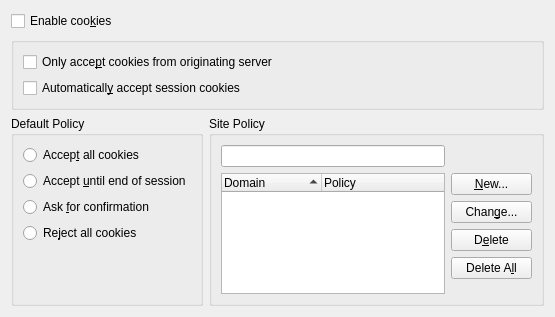
<?xml version="1.0" encoding="UTF-8"?>
<ui version="4.0">
 <class>KCookiePoliciesUI</class>
 <widget class="QWidget" name="KCookiePoliciesUI">
  <property name="geometry">
   <rect>
    <x>0</x>
    <y>0</y>
    <width>555</width>
    <height>317</height>
   </rect>
  </property>
  <layout class="QGridLayout" name="gridLayout_2">
   <item row="0" column="0">
    <widget class="QCheckBox" name="cbEnableCookies">
     <property name="whatsThis">
      <string>&lt;qt&gt;
&lt;p&gt;Enable cookie support. Normally you will want to have cookie support enabled and customize it to suit your privacy needs.&lt;/p&gt;&lt;p&gt;
Please note that disabling cookie support might make many web sites unbrowsable.&lt;/p&gt;
&lt;/qt&gt;</string>
     </property>
     <property name="text">
      <string>Enable coo&amp;kies</string>
     </property>
    </widget>
   </item>
   <item row="1" column="0" colspan="2">
    <widget class="QGroupBox" name="bgPreferences">
     <layout class="QVBoxLayout">
      <item>
       <widget class="QCheckBox" name="cbRejectCrossDomainCookies">
        <property name="whatsThis">
         <string>&lt;qt&gt;
Reject the so called third-party cookies. These are cookies that originate from a site other than the one you are currently browsing. For example, if you visit &lt;b&gt;www.foobar.com&lt;/b&gt; while this option is on, only cookies that originate from www.foobar.com will be processed per your settings. Cookies from any other site will be rejected. This reduces the chances of site operators compiling a profile about your daily browsing habits.
&lt;/qt&gt;</string>
        </property>
        <property name="text">
         <string>Only acce&amp;pt cookies from originating server</string>
        </property>
       </widget>
      </item>
      <item>
       <widget class="QCheckBox" name="cbAutoAcceptSessionCookies">
        <property name="whatsThis">
         <string>&lt;p&gt;
Automatically accept temporary cookies meant to expire at the end of the current session. Such cookies will not be stored in your computer's hard drive or storage device. Instead, they are deleted when you close all applications (e.g. your browser) that use them.&lt;/p&gt;&lt;p&gt;&lt;u&gt;NOTE&lt;/u&gt; Checking this option overrides your default as well as site specific cookie policies for session cookies.&lt;/p&gt;</string>
        </property>
        <property name="text">
         <string>Automaticall&amp;y accept session cookies</string>
        </property>
       </widget>
      </item>
     </layout>
    </widget>
   </item>
   <item row="2" column="0">
    <widget class="QGroupBox" name="bgDefault">
     <property name="whatsThis">
      <string>&lt;qt&gt;
Determines how cookies received from a remote machine will be handled: 
&lt;ul&gt;
&lt;li&gt;&lt;b&gt;Ask&lt;/b&gt; will cause KDE to ask for your confirmation whenever a server wants to set a cookie.&lt;/li&gt;
&lt;li&gt;&lt;b&gt;Accept&lt;/b&gt; will cause cookies to be accepted without prompting you.&lt;/li&gt;
&lt;li&gt;&lt;b&gt;Accept until end of session&lt;/b&gt; will cause cookies to be accepted but they will expire at the end of the session.&lt;/li&gt;
&lt;li&gt;&lt;b&gt;Reject&lt;/b&gt; will cause the cookiejar to refuse all cookies it receives.&lt;/li&gt;
&lt;/ul&gt;&lt;p&gt;
&lt;u&gt;NOTE:&lt;/u&gt; Domain specific policies, which can be set below, always take precedence over the default policy.&lt;/p&gt;
&lt;/qt&gt;</string>
     </property>
     <property name="title">
      <string>Default Policy</string>
     </property>
     <layout class="QVBoxLayout">
      <item>
       <widget class="QRadioButton" name="rbPolicyAccept">
        <property name="text">
         <string>Accep&amp;t all cookies</string>
        </property>
       </widget>
      </item>
      <item>
       <widget class="QRadioButton" name="rbPolicyAcceptForSession">
        <property name="text">
         <string>Accept &amp;until end of session</string>
        </property>
       </widget>
      </item>
      <item>
       <widget class="QRadioButton" name="rbPolicyAsk">
        <property name="text">
         <string>Ask &amp;for confirmation</string>
        </property>
       </widget>
      </item>
      <item>
       <widget class="QRadioButton" name="rbPolicyReject">
        <property name="text">
         <string>Re&amp;ject all cookies</string>
        </property>
       </widget>
      </item>
      <item>
       <spacer name="verticalSpacer">
        <property name="orientation">
         <enum>Qt::Vertical</enum>
        </property>
        <property name="sizeHint" stdset="0">
         <size>
          <width>20</width>
          <height>40</height>
         </size>
        </property>
       </spacer>
      </item>
     </layout>
    </widget>
   </item>
   <item row="2" column="1">
    <widget class="QGroupBox" name="gbDomainSpecific">
     <property name="whatsThis">
      <string>&lt;qt&gt;
To add a new policy, simply click on the &lt;b&gt;Add...&lt;/b&gt; button and supply the necessary information. To change an existing policy, use the &lt;b&gt;Change...&lt;/b&gt; button and choose the new policy from the policy dialog box. Clicking on the &lt;b&gt;Delete&lt;/b&gt; button will remove the currently selected policy causing the default policy setting to be used for that domain, whereas &lt;b&gt;Delete All&lt;/b&gt; will remove all the site specific policies.
&lt;/qt&gt;</string>
     </property>
     <property name="title">
      <string>Site Policy</string>
     </property>
     <layout class="QGridLayout" name="gridLayout">
      <item row="0" column="0">
       <widget class="KTreeWidgetSearchLine" name="kListViewSearchLine">
        <property name="enabled">
         <bool>true</bool>
        </property>
        <property name="toolTip">
         <string>Search interactively for domains</string>
        </property>
        <property name="clickMessage">
         <string>Search</string>
        </property>
       </widget>
      </item>
      <item row="1" column="0" rowspan="5">
       <widget class="QTreeWidget" name="policyTreeWidget">
        <property name="whatsThis">
         <string>&lt;qt&gt;
List of sites for which you have set a specific cookie policy. Specific policies override the default policy setting for these sites.
&lt;/qt&gt;</string>
        </property>
        <property name="selectionMode">
         <enum>QAbstractItemView::ExtendedSelection</enum>
        </property>
        <property name="rootIsDecorated">
         <bool>false</bool>
        </property>
        <property name="sortingEnabled">
         <bool>true</bool>
        </property>
        <property name="allColumnsShowFocus">
         <bool>true</bool>
        </property>
        <column>
         <property name="text">
          <string>Domain</string>
         </property>
        </column>
        <column>
         <property name="text">
          <string>Policy</string>
         </property>
        </column>
       </widget>
      </item>
      <item row="1" column="1">
       <widget class="KPushButton" name="pbNew">
        <property name="text">
         <string>&amp;New...</string>
        </property>
       </widget>
      </item>
      <item row="2" column="1">
       <widget class="KPushButton" name="pbChange">
        <property name="text">
         <string>Chan&amp;ge...</string>
        </property>
       </widget>
      </item>
      <item row="3" column="1">
       <widget class="KPushButton" name="pbDelete">
        <property name="text">
         <string>D&amp;elete</string>
        </property>
       </widget>
      </item>
      <item row="4" column="1">
       <widget class="KPushButton" name="pbDeleteAll">
        <property name="text">
         <string>Delete A&amp;ll</string>
        </property>
       </widget>
      </item>
      <item row="5" column="1">
       <spacer>
        <property name="orientation">
         <enum>Qt::Vertical</enum>
        </property>
        <property name="sizeType">
         <enum>QSizePolicy::Expanding</enum>
        </property>
        <property name="sizeHint" stdset="0">
         <size>
          <width>81</width>
          <height>47</height>
         </size>
        </property>
       </spacer>
      </item>
     </layout>
    </widget>
   </item>
  </layout>
 </widget>
 <customwidgets>
  <customwidget>
   <class>KLineEdit</class>
   <extends>QLineEdit</extends>
   <header>klineedit.h</header>
  </customwidget>
  <customwidget>
   <class>KPushButton</class>
   <extends>QPushButton</extends>
   <header>kpushbutton.h</header>
  </customwidget>
  <customwidget>
   <class>KTreeWidgetSearchLine</class>
   <extends>KLineEdit</extends>
   <header>ktreewidgetsearchline.h</header>
  </customwidget>
 </customwidgets>
 <resources/>
 <connections/>
</ui>
